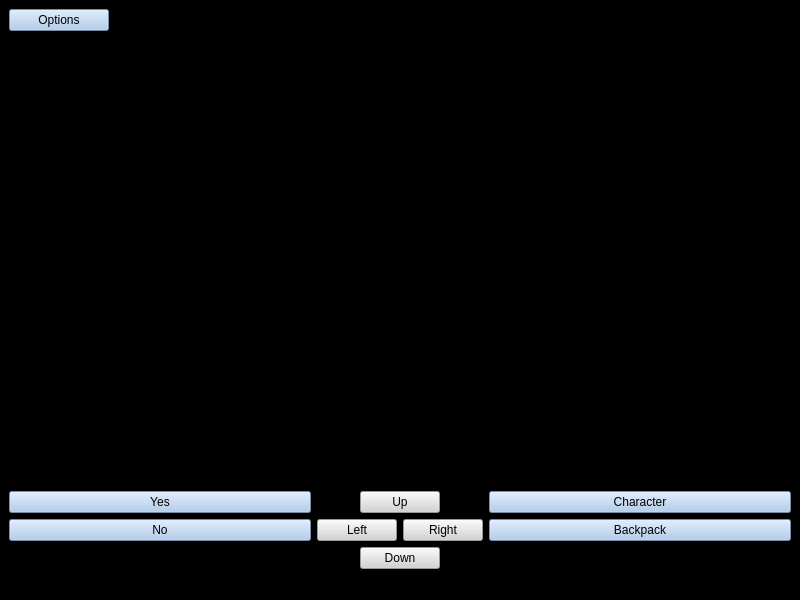
<?xml version="1.0" encoding="UTF-8"?>
<ui version="4.0">
 <class>gameWindow</class>
 <widget class="QMainWindow" name="gameWindow">
  <property name="geometry">
   <rect>
    <x>0</x>
    <y>0</y>
    <width>800</width>
    <height>600</height>
   </rect>
  </property>
  <property name="windowTitle">
   <string>MainWindow</string>
  </property>
  <property name="styleSheet">
   <string notr="true">background: black;</string>
  </property>
  <widget class="QWidget" name="centralwidget">
   <layout class="QGridLayout" name="gridLayout">
    <item row="5" column="5">
     <widget class="QPushButton" name="btnBackpack">
      <property name="styleSheet">
       <string notr="true">background: #a6c5ea;</string>
      </property>
      <property name="text">
       <string>Backpack</string>
      </property>
     </widget>
    </item>
    <item row="2" column="0">
     <widget class="QPushButton" name="btnYes">
      <property name="maximumSize">
       <size>
        <width>16777215</width>
        <height>16777215</height>
       </size>
      </property>
      <property name="styleSheet">
       <string notr="true">background: #a6c5ea;</string>
      </property>
      <property name="text">
       <string>Yes</string>
      </property>
     </widget>
    </item>
    <item row="5" column="0">
     <widget class="QPushButton" name="btnNo">
      <property name="maximumSize">
       <size>
        <width>16777215</width>
        <height>16777215</height>
       </size>
      </property>
      <property name="styleSheet">
       <string notr="true">background: #a6c5ea</string>
      </property>
      <property name="text">
       <string>No</string>
      </property>
     </widget>
    </item>
    <item row="2" column="2" colspan="2">
     <widget class="QPushButton" name="btnUp">
      <property name="styleSheet">
       <string notr="true">background: lightgrey;</string>
      </property>
      <property name="text">
       <string>Up</string>
      </property>
     </widget>
    </item>
    <item row="6" column="2" colspan="2">
     <widget class="QPushButton" name="btnDown">
      <property name="styleSheet">
       <string notr="true">background: lightgrey;</string>
      </property>
      <property name="text">
       <string>Down</string>
      </property>
     </widget>
    </item>
    <item row="5" column="3" colspan="2">
     <widget class="QPushButton" name="btnRight">
      <property name="styleSheet">
       <string notr="true">background: lightgrey;</string>
      </property>
      <property name="text">
       <string>Right</string>
      </property>
     </widget>
    </item>
    <item row="5" column="1" colspan="2">
     <widget class="QPushButton" name="btnLeft">
      <property name="styleSheet">
       <string notr="true">background: lightgrey;</string>
      </property>
      <property name="text">
       <string>Left</string>
      </property>
     </widget>
    </item>
    <item row="6" column="0">
     <spacer name="horizontalSpacer_4">
      <property name="orientation">
       <enum>Qt::Horizontal</enum>
      </property>
      <property name="sizeHint" stdset="0">
       <size>
        <width>40</width>
        <height>20</height>
       </size>
      </property>
     </spacer>
    </item>
    <item row="2" column="5">
     <widget class="QPushButton" name="btnCharacter">
      <property name="maximumSize">
       <size>
        <width>16777215</width>
        <height>16777215</height>
       </size>
      </property>
      <property name="layoutDirection">
       <enum>Qt::LeftToRight</enum>
      </property>
      <property name="styleSheet">
       <string notr="true">background: #a6c5ea;</string>
      </property>
      <property name="text">
       <string>Character</string>
      </property>
     </widget>
    </item>
    <item row="6" column="5">
     <spacer name="horizontalSpacer_3">
      <property name="orientation">
       <enum>Qt::Horizontal</enum>
      </property>
      <property name="sizeHint" stdset="0">
       <size>
        <width>40</width>
        <height>20</height>
       </size>
      </property>
     </spacer>
    </item>
    <item row="1" column="0" colspan="6">
     <widget class="QTextEdit" name="txtDisplay">
      <property name="styleSheet">
       <string notr="true">color: white;</string>
      </property>
      <property name="readOnly">
       <bool>true</bool>
      </property>
      <property name="html">
       <string>&lt;!DOCTYPE HTML PUBLIC &quot;-//W3C//DTD HTML 4.0//EN&quot; &quot;http://www.w3.org/TR/REC-html40/strict.dtd&quot;&gt;
&lt;html&gt;&lt;head&gt;&lt;meta name=&quot;qrichtext&quot; content=&quot;1&quot; /&gt;&lt;style type=&quot;text/css&quot;&gt;
p, li { white-space: pre-wrap; }
&lt;/style&gt;&lt;/head&gt;&lt;body style=&quot; font-family:'MS Shell Dlg 2'; font-size:7.8pt; font-weight:400; font-style:normal;&quot;&gt;
&lt;p style=&quot;-qt-paragraph-type:empty; margin-top:0px; margin-bottom:0px; margin-left:0px; margin-right:0px; -qt-block-indent:0; text-indent:0px;&quot;&gt;&lt;br /&gt;&lt;/p&gt;&lt;/body&gt;&lt;/html&gt;</string>
      </property>
     </widget>
    </item>
    <item row="0" column="0">
     <widget class="QPushButton" name="btnGameOptions">
      <property name="maximumSize">
       <size>
        <width>100</width>
        <height>16777215</height>
       </size>
      </property>
      <property name="styleSheet">
       <string notr="true">background:  #a6c5ea;</string>
      </property>
      <property name="text">
       <string>Options</string>
      </property>
     </widget>
    </item>
   </layout>
  </widget>
  <widget class="QMenuBar" name="menubar">
   <property name="geometry">
    <rect>
     <x>0</x>
     <y>0</y>
     <width>800</width>
     <height>26</height>
    </rect>
   </property>
  </widget>
  <widget class="QStatusBar" name="statusbar"/>
 </widget>
 <resources/>
 <connections/>
</ui>
